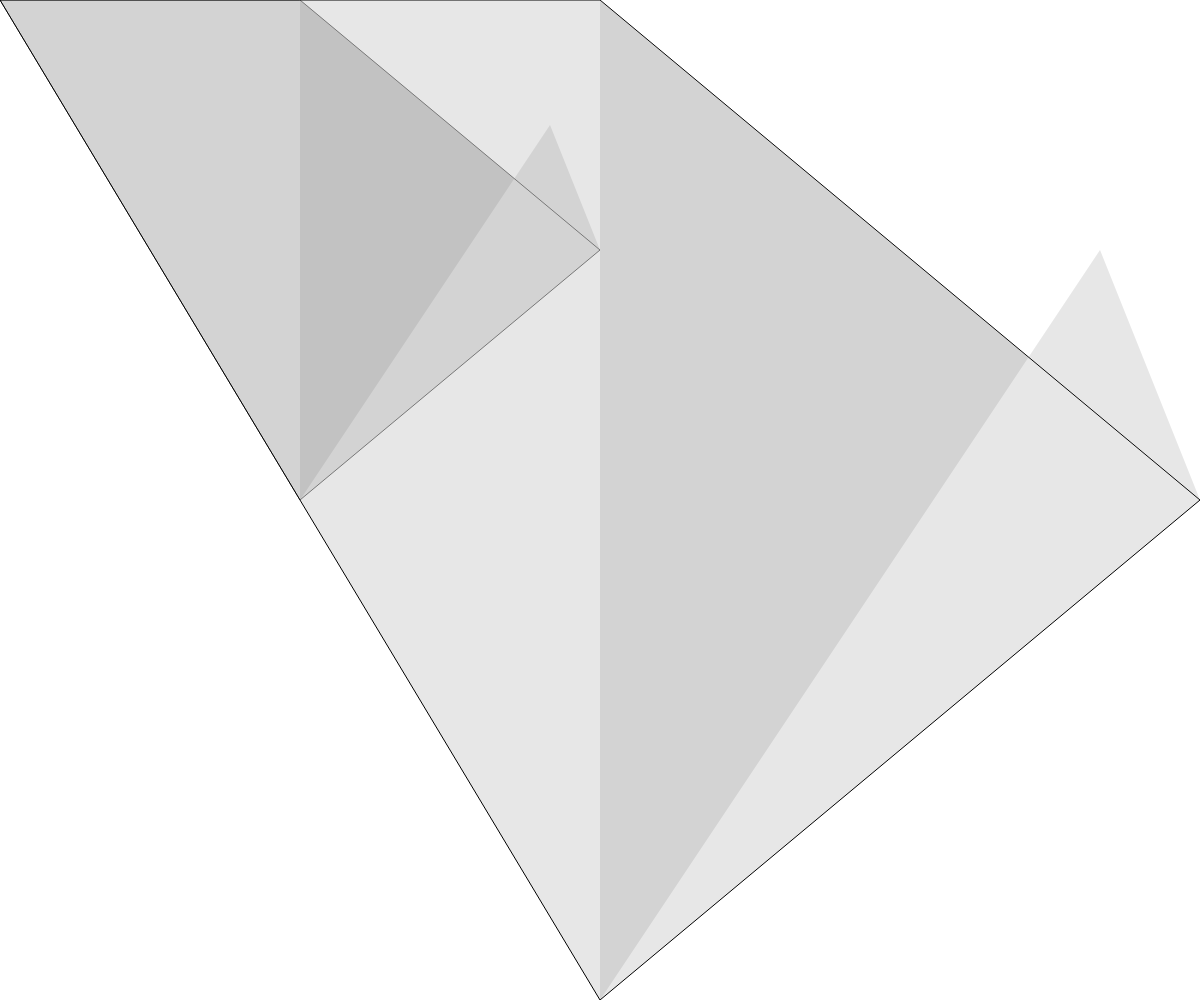
Frame 1 (no input)
Frame 60 (no input): identical to frame 1, image omitted
Frame 120 (the mouse pressed at the canvas centre since frame 60): identical to frame 1, image omitted

The p5.js sketch that drew this single still picture (run headless with seeded random() and noise() and a simulated clock; from frame 60 on, the mouse is pressed at the canvas centre):

// p5.js sketch
// ── sketch.js
var stampPosX = 0,stampPosY = 0;
var clonable = false;
function setup() {
  createCanvas(windowWidth,windowHeight);
}

function draw() {
  background(255);
  
  
  push();
  scale(0.5);
  //quad shape
  fill(100,100,100,40);
  beginShape();
    stroke(0);
    vertex(0,0);
    vertex(width/2,0);
    vertex(width,height/2);
    vertex(width/2,height);
  endShape(CLOSE);
  
  //fan shape
  fill(100,100,100,40);
  noStroke();
  beginShape(TRIANGLE_FAN);
    vertex(width/2,0);
    vertex(width,height/2);
    vertex(width-100,height/4);
    vertex(width/2,height);
  endShape(CLOSE);
  pop();
  
  
  
  push();
  translate(stampPosX,stampPosY);    

  //quad shape
  fill(100,100,100,40);
  beginShape();
    stroke(0);
    vertex(0,0);
    vertex(width/2,0);
    vertex(width,height/2);
    vertex(width/2,height);
  endShape(CLOSE);
  
  //fan shape
  fill(100,100,100,40);
  noStroke();
  beginShape(TRIANGLE_FAN);
    vertex(width/2,0);
    vertex(width,height/2);
    vertex(width-100,height/4);
    vertex(width/2,height);
  endShape(CLOSE);
  pop();
}

function mouseClicked(){
    if(clonable){
      stampPosX = mouseX;
      stampPosY = mouseY;      
    }

}

function keyPressed(){
  if(keyCode === SHIFT){
    clonable = true;
  }
}

function keyReleased(){
  if(keyCode == SHIFT){
    clonable = false;
  }
}
